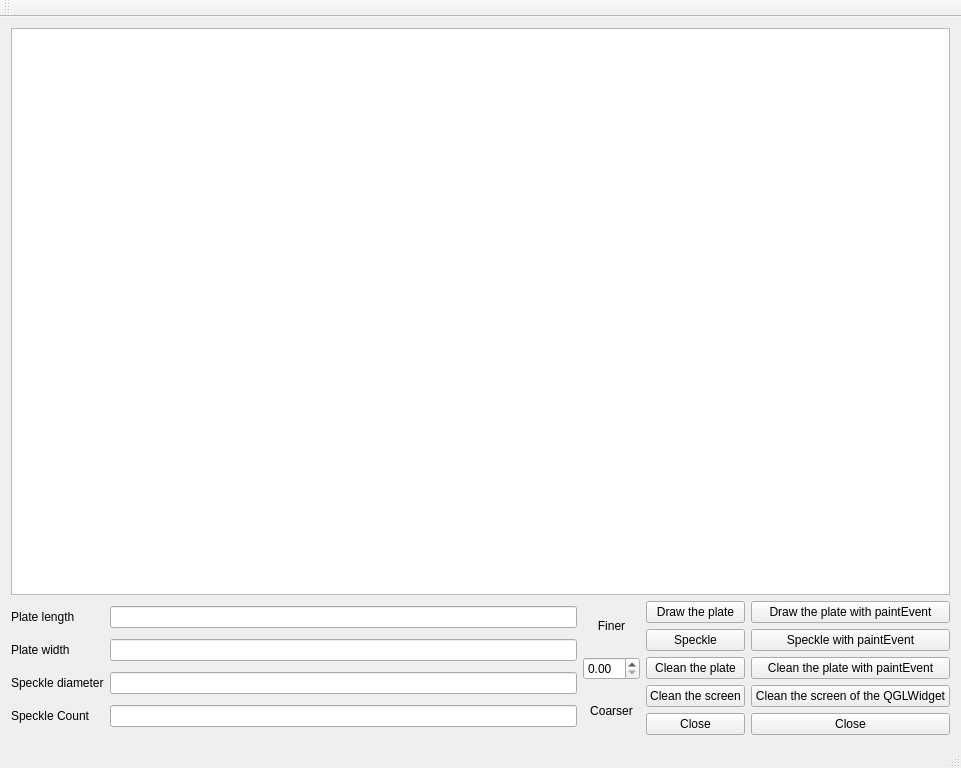
<?xml version="1.0" encoding="UTF-8"?>
<ui version="4.0">
 <class>MainWindow</class>
 <widget class="QMainWindow" name="MainWindow">
  <property name="geometry">
   <rect>
    <x>0</x>
    <y>0</y>
    <width>961</width>
    <height>768</height>
   </rect>
  </property>
  <property name="windowTitle">
   <string>Speckles</string>
  </property>
  <property name="windowOpacity">
   <double>2.000000000000000</double>
  </property>
  <widget class="QWidget" name="centralWidget">
   <layout class="QGridLayout" name="gridLayout_2">
    <item row="0" column="0" colspan="4">
     <widget class="QGraphicsView" name="graphicsView"/>
    </item>
    <item row="1" column="0" rowspan="3">
     <layout class="QGridLayout" name="gridLayout">
      <item row="6" column="1">
       <widget class="QLineEdit" name="sCountEdit"/>
      </item>
      <item row="0" column="1">
       <widget class="QLineEdit" name="pLengthEdit"/>
      </item>
      <item row="4" column="1">
       <widget class="QLineEdit" name="pWidthEdit"/>
      </item>
      <item row="5" column="1">
       <widget class="QLineEdit" name="sDiamEdit"/>
      </item>
      <item row="4" column="0">
       <widget class="QLabel" name="wLabel">
        <property name="text">
         <string>Plate width</string>
        </property>
       </widget>
      </item>
      <item row="0" column="0">
       <widget class="QLabel" name="label">
        <property name="text">
         <string>Plate length</string>
        </property>
       </widget>
      </item>
      <item row="5" column="0">
       <widget class="QLabel" name="spLabel">
        <property name="text">
         <string>Speckle diameter</string>
        </property>
       </widget>
      </item>
      <item row="6" column="0">
       <widget class="QLabel" name="label_4">
        <property name="text">
         <string>Speckle Count</string>
        </property>
       </widget>
      </item>
     </layout>
    </item>
    <item row="1" column="1">
     <widget class="QLabel" name="label_2">
      <property name="text">
       <string>Finer</string>
      </property>
      <property name="alignment">
       <set>Qt::AlignCenter</set>
      </property>
     </widget>
    </item>
    <item row="1" column="2" rowspan="3">
     <layout class="QVBoxLayout" name="verticalLayout">
      <item>
       <widget class="QPushButton" name="drPlateButton">
        <property name="text">
         <string>Draw the plate</string>
        </property>
       </widget>
      </item>
      <item>
       <widget class="QPushButton" name="spButton">
        <property name="text">
         <string>Speckle</string>
        </property>
       </widget>
      </item>
      <item>
       <widget class="QPushButton" name="cleanButton">
        <property name="text">
         <string>Clean the plate</string>
        </property>
       </widget>
      </item>
      <item>
       <widget class="QPushButton" name="clScrButton">
        <property name="text">
         <string>Clean the screen</string>
        </property>
       </widget>
      </item>
      <item>
       <widget class="QPushButton" name="closeButton">
        <property name="text">
         <string>Close</string>
        </property>
       </widget>
      </item>
     </layout>
    </item>
    <item row="1" column="3" rowspan="3">
     <layout class="QVBoxLayout" name="verticalLayout_2">
      <item>
       <widget class="QPushButton" name="drPlateWithPaintBtn">
        <property name="text">
         <string>Draw the plate with paintEvent</string>
        </property>
       </widget>
      </item>
      <item>
       <widget class="QPushButton" name="spButton_2">
        <property name="text">
         <string>Speckle with paintEvent</string>
        </property>
       </widget>
      </item>
      <item>
       <widget class="QPushButton" name="cleanButton_2">
        <property name="text">
         <string>Clean the plate with paintEvent</string>
        </property>
       </widget>
      </item>
      <item>
       <widget class="QPushButton" name="clScrButton_2">
        <property name="text">
         <string>Clean the screen of the QGLWidget</string>
        </property>
       </widget>
      </item>
      <item>
       <widget class="QPushButton" name="closeButton_2">
        <property name="text">
         <string>Close</string>
        </property>
       </widget>
      </item>
     </layout>
    </item>
    <item row="2" column="1">
     <widget class="QDoubleSpinBox" name="denseSpinBox">
      <property name="singleStep">
       <double>0.010000000000000</double>
      </property>
     </widget>
    </item>
    <item row="3" column="1">
     <widget class="QLabel" name="label_3">
      <property name="text">
       <string>Coarser</string>
      </property>
      <property name="alignment">
       <set>Qt::AlignCenter</set>
      </property>
     </widget>
    </item>
   </layout>
  </widget>
  <widget class="QMenuBar" name="menuBar">
   <property name="geometry">
    <rect>
     <x>0</x>
     <y>0</y>
     <width>961</width>
     <height>21</height>
    </rect>
   </property>
  </widget>
  <widget class="QToolBar" name="mainToolBar">
   <attribute name="toolBarArea">
    <enum>TopToolBarArea</enum>
   </attribute>
   <attribute name="toolBarBreak">
    <bool>false</bool>
   </attribute>
  </widget>
  <widget class="QStatusBar" name="statusBar"/>
 </widget>
 <layoutdefault spacing="6" margin="11"/>
 <resources/>
 <connections/>
</ui>
